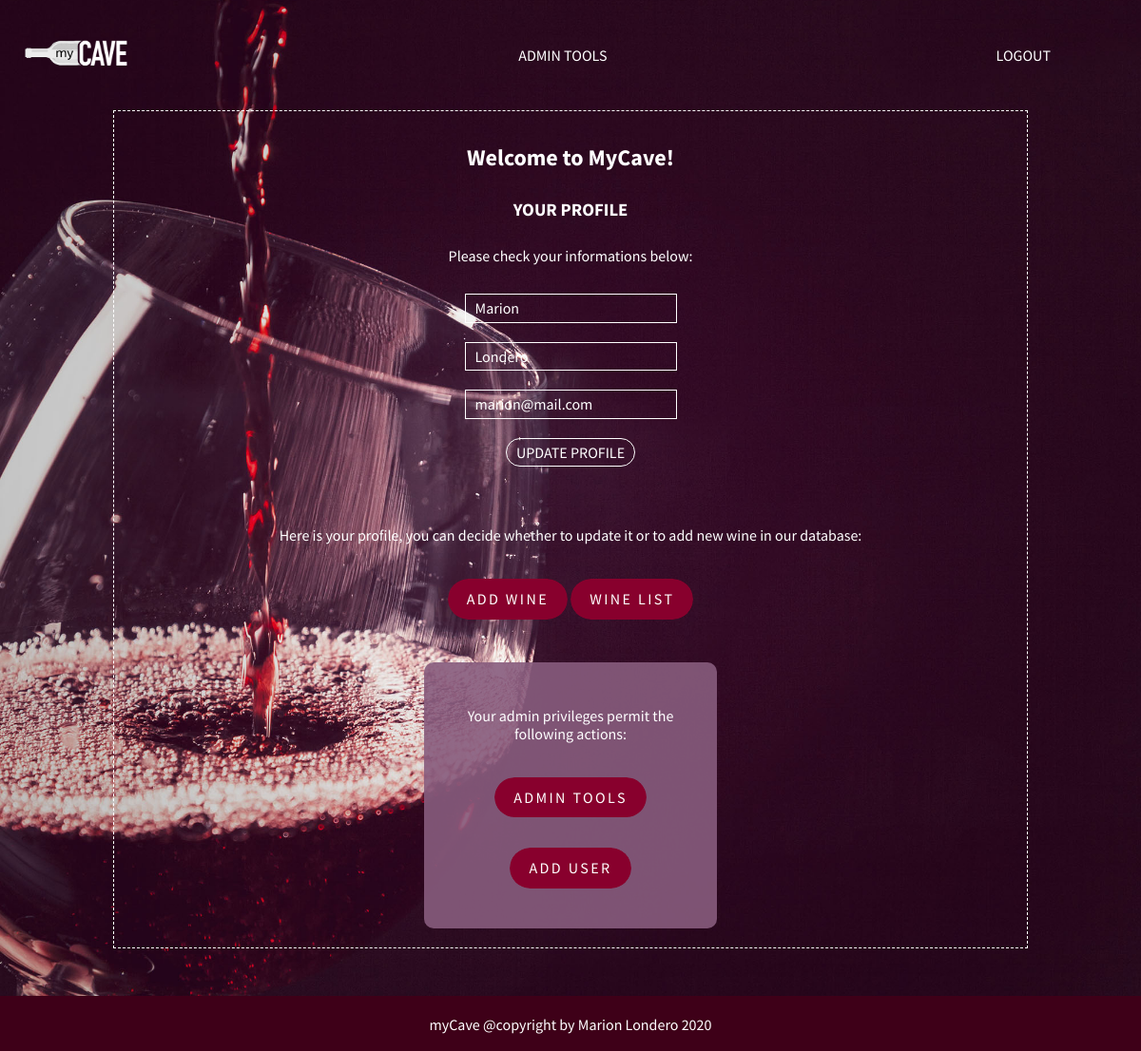
Screenshot of /profile.php (signed in) with the database file from the repository.
### tables this page shows
CREATE TABLE `user` (
  `id` int(11) NOT NULL,
  `firstname` varchar(50) DEFAULT NULL,
  `lastname` varchar(50) DEFAULT NULL,
  `email` varchar(50) NOT NULL,
  `password` varchar(255) NOT NULL
);

### profile.php (the view, shortened to what this page needs)
<?php
require 'assets/php/connect.php';
include 'assets/php/background-image.php';
include 'assets/php/header.php';
include 'assets/php/nav.php';
    if(isset($_SESSION['id'])){
        $id = $_SESSION['id'];
        $sql = $db->query("SELECT * FROM user WHERE id = $id");
        $sql->setFetchMode(PDO::FETCH_ASSOC);
        $row = $sql->fetch();
?>
<section>
    <article id="cartouche">
        <div id="text-welcome">
            <h2 class="ml3">Welcome to MyCave!</h2>
            <h3>YOUR PROFILE</h3>
            <p>Please check your informations below:</p>
            <form action="<?php echo htmlspecialchars($_SERVER["PHP_SELF"]);?>" method="post">
                <div>
                    <input type="text" name="firstname" placeholder="FIRSTNAME" value="<?= $row['firstname'];?>">
                </div>
                <div>
                    <input type="text" name="lastname" placeholder="LASTNAME" value="<?= $row['lastname'];?>">
                </div>
                <div>
                    <input type="text" name="email" placeholder="EMAIL" value="<?= $row['email'];?>">
                </div>
                <div>
                    <input type="submit" name="submit-login" class="btn" value="UPDATE PROFILE">
                </div>
            </form>
            <div class="button">
            <p>Here is your profile, you can decide whether to update it or to add new wine in our database:</p>
                <a href="add_wine.php" class="button3">ADD WINE</a>
                <a href="winelist.php" class="button3">WINE LIST</a>
            </div>
            <div id="card">
                <?php
                if (isset($_SESSION['id']) && $_SESSION['id'] == 3){
                     ?>
                <div class="button">
                    <p>Your admin privileges permit the following actions:</p>
                    <a href="tools.php" class="button3">ADMIN TOOLS</a>
                    <a href="register.php" class="button3">ADD USER</a>
                </div>
                <?php
                }else{ ?>
                    <p class="mb-5">For any request contact an admin at admin@mycave.com</p>
        <?php  }
                ?>
            </div>
        </div>
    </article>
</section>
<?php
}else{
    echo "<div class ='danger'>You need to log into our website to access this page</div>";
}
include 'assets/php/footer.php'; ?>

### assets/css/style.css (style rules this page uses)
html { padding: 0; margin: 0; scroll-behavior: smooth; }
body { color: white; position: relative; background-attachment: fixed; }
a { text-decoration: none; color: white; font-family: "SourceSansPro-Regular", sans-serif; }
h2 { padding: 5px; }
h3 { padding: 5px; }
p { color: white; font-family: "SourceSansPro-Regular", sans-serif; font-weight: 100; padding: 5px; }
input { color: white; font-family: "SourceSansPro-Regular", sans-serif; background: none; border: 1px solid white; margin: 10px 0; padding: 5px 10px; outline: none; transition: 0.2s; }
input::placeholder { color: white; font-family: "SourceSansPro-Regular", sans-serif; }
.btn { padding: 5px 10px; border-radius: 20px; color: white; font-weight: lighter; font-family: "SourceSansPro-Regular", sans-serif; }
#card { width: 80%; height: auto; margin: 10px auto; background-color: rgba(136, 92, 126, 0.9); font-family: "SourceSansPro-Regular", sans-serif; text-align: center; padding: 10px; border-radius: 10px; }
#cartouche { width: 80%; height: auto; margin: auto; border: 1px dashed white; padding-top: 10px; padding-bottom: 10px; display: block; position: relative; }
#cartouche > #text-welcome { font-family: "SourceSansPro-Bold"; font-size: 16px; text-align: center; }
.button { margin-top: 2vh; margin-bottom: 2vh; display: inline-block; }
.button3 { margin-top: 2vh; margin-bottom: 2vh; display: inline-block; padding: 0.75rem 1.25rem; border-radius: 10rem; color: #fff; text-transform: uppercase; font-size: 1rem; letter-spacing: 0.15rem; transition: all 0.3s; position: relative; overflow: hidden; z-index: 1; }
.button3:after { content: ""; position: absolute; bottom: 0; left: 0; width: 100%; height: 100%; background-color: #88002D; border-radius: 10rem; z-index: -2; }
.button3:before { content: ""; position: absolute; bottom: 0; left: 0; width: 0%; height: 100%; background-color: #3c0014; transition: all 0.3s; border-radius: 10rem; z-index: -1; }
@media (min-width: 300px) { body { background-size: 215%; background-position: 50% 0%; background: fixed center no-repeat cover; } }
@media (min-width: 300px) { #card { width: 80%; } }
@media (min-width: 768px) { body { background-size: 140%; background-position: 100% 50%; width: 100%; } }
@media (min-width: 768px) { #card { width: 40%; } }
@media (min-width: 992px) { body { background-size: 135%; background-position: 100% 50%; width: 100%; } }
@media (min-width: 992px) { #card { width: 30%; } }
@media (min-width: 1200px) { body { background-size: 100%; background-position: 100% 50%; } }
@media (min-width: 1200px) { #card { width: 30%; } }
section { margin-bottom: 2vh; }

### rows the page displays
user: firstname "Marion", lastname "Londero", email "marion@mail.com"
